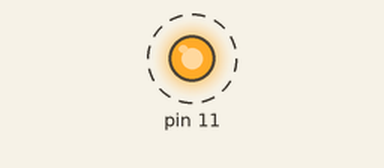
Recording of a program running on a simulated Raspberry Pi (header pin numbers). Parts: output pins drawn as LEDs (lit = HIGH). Dashed ring = blinking. At 12.5 s the program stops and its outputs stay as they are.

Above: at 0.06 s.
Timing chart, 0 to 3.0 s (numbered marks = the images above):
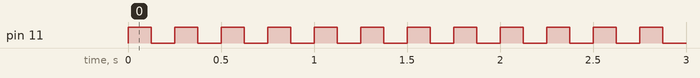

The program:

blink.py
```python
#!/usr/bin/env python3

import RPi.GPIO as GPIO
import time

# Create a function to blink

def blink(pin):
	GPIO.output(pin,GPIO.HIGH)
	time.sleep(.125)
	GPIO.output(pin,GPIO.LOW)
	time.sleep(.125)
	return

# use R Pi board pin numbers
GPIO.setmode(GPIO.BOARD)

# Setup output channel

GPIO.setup(11, GPIO.OUT)

# Blink pin 17 x 50
for i in range (0,50):
	blink(11)
```

Measured:
- by itself, pin 11: alternates HIGH for 0.13 s and LOW for 0.13 s, 100 changes in all, then stays LOW
